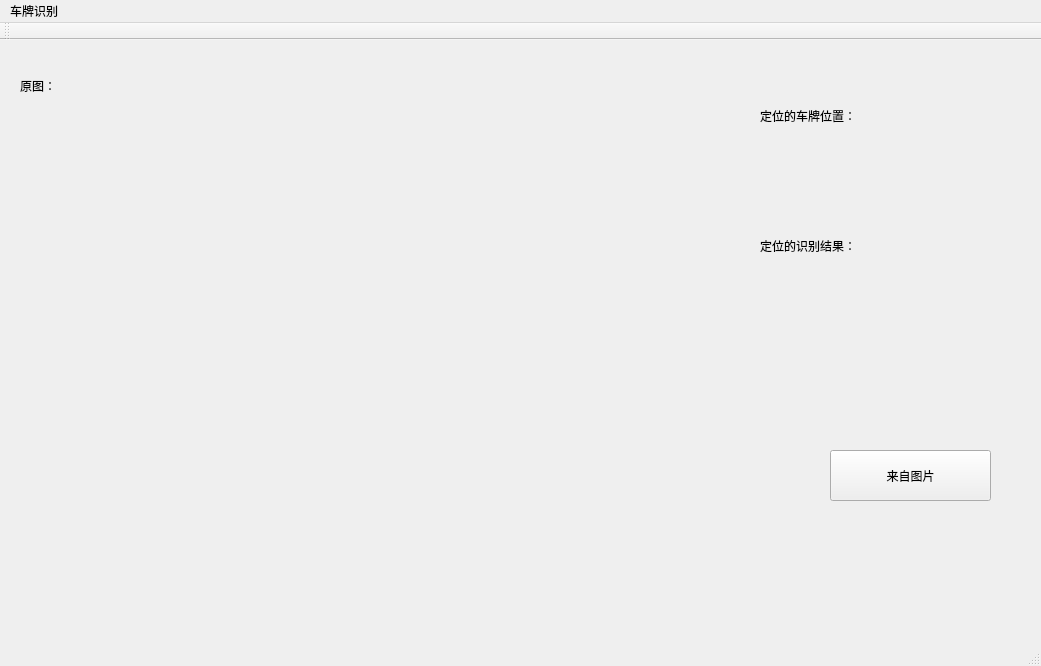
<?xml version="1.0" encoding="UTF-8"?>
<ui version="4.0">
 <class>MainWindow</class>
 <widget class="QMainWindow" name="MainWindow">
  <property name="geometry">
   <rect>
    <x>0</x>
    <y>0</y>
    <width>1041</width>
    <height>666</height>
   </rect>
  </property>
  <property name="windowTitle">
   <string>MainWindow</string>
  </property>
  <widget class="QWidget" name="centralWidget">
   <widget class="QPushButton" name="pushButton">
    <property name="geometry">
     <rect>
      <x>830</x>
      <y>410</y>
      <width>161</width>
      <height>51</height>
     </rect>
    </property>
    <property name="text">
     <string>来自图片</string>
    </property>
   </widget>
   <widget class="QLabel" name="label">
    <property name="geometry">
     <rect>
      <x>20</x>
      <y>30</y>
      <width>91</width>
      <height>31</height>
     </rect>
    </property>
    <property name="text">
     <string>原图：</string>
    </property>
   </widget>
   <widget class="QLabel" name="label_3">
    <property name="geometry">
     <rect>
      <x>760</x>
      <y>50</y>
      <width>161</width>
      <height>51</height>
     </rect>
    </property>
    <property name="text">
     <string>定位的车牌位置：</string>
    </property>
   </widget>
   <widget class="QLabel" name="label_4">
    <property name="geometry">
     <rect>
      <x>730</x>
      <y>100</y>
      <width>301</width>
      <height>71</height>
     </rect>
    </property>
    <property name="text">
     <string/>
    </property>
   </widget>
   <widget class="QLabel" name="label_5">
    <property name="geometry">
     <rect>
      <x>760</x>
      <y>170</y>
      <width>241</width>
      <height>71</height>
     </rect>
    </property>
    <property name="text">
     <string>定位的识别结果：</string>
    </property>
   </widget>
   <widget class="QLabel" name="label_6">
    <property name="geometry">
     <rect>
      <x>760</x>
      <y>250</y>
      <width>211</width>
      <height>71</height>
     </rect>
    </property>
    <property name="text">
     <string/>
    </property>
   </widget>
   <widget class="QLabel" name="yuantu">
    <property name="geometry">
     <rect>
      <x>20</x>
      <y>70</y>
      <width>661</width>
      <height>541</height>
     </rect>
    </property>
    <property name="text">
     <string/>
    </property>
   </widget>
  </widget>
  <widget class="QMenuBar" name="menuBar">
   <property name="geometry">
    <rect>
     <x>0</x>
     <y>0</y>
     <width>1041</width>
     <height>23</height>
    </rect>
   </property>
   <widget class="QMenu" name="menu">
    <property name="title">
     <string>车牌识别</string>
    </property>
   </widget>
   <addaction name="menu"/>
  </widget>
  <widget class="QToolBar" name="mainToolBar">
   <attribute name="toolBarArea">
    <enum>TopToolBarArea</enum>
   </attribute>
   <attribute name="toolBarBreak">
    <bool>false</bool>
   </attribute>
  </widget>
  <widget class="QStatusBar" name="statusBar"/>
 </widget>
 <layoutdefault spacing="6" margin="11"/>
 <resources/>
 <connections/>
</ui>
